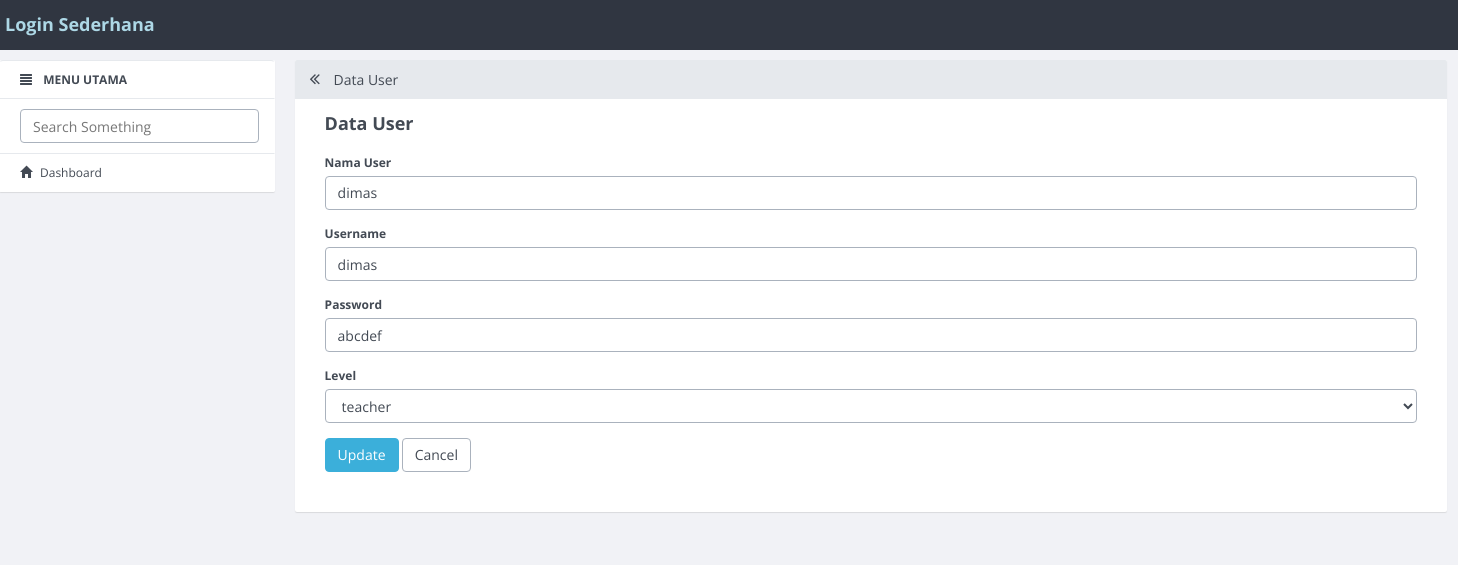
Page /users/update/6.html on the committed database.
### tables this page shows
CREATE TABLE `users` (
  `id_user` int(11) NOT NULL,
  `nama_user` varchar(100) DEFAULT NULL,
  `username` varchar(50) DEFAULT NULL,
  `password` varchar(50) DEFAULT NULL,
  `level` varchar(20) DEFAULT NULL
);

### application/controllers/Users.php (called while the page is built, shortened)
<?php
class Users extends CI_Controller
{
    function __construct()
    {
        $this->load->model('Users_model');
        $this->load->library('form_validation');
    }
    public function update($id)
    {
        $row = $this->Users_model->get_by_id($id);
        if ($row) {
            $data = array(
                'button' => 'Update',
                'action' => site_url('users/update_action'),
		'id_user' => set_value('id_user', $row->id_user),
		'nama_user' => set_value('nama_user', $row->nama_user),
		'username' => set_value('username', $row->username),
		'password' => set_value('password', $row->password),
		'level' => set_value('level', $row->level),
        'konten' => 'users/users_form',
            'judul' => 'Data User',
	    );
            $this->load->view('v_index', $data);
        } else {
            $this->session->set_flashdata('message', 'Record Not Found');
            redirect(site_url('users'));
        }
    }
}

### index.php (called while the page is built, shortened)
<?php
require_once BASEPATH.'core/CodeIgniter.php';

### application/models/Users_model.php (called while the page is built, shortened)
<?php
class Users_model extends CI_Model
{
    public $table = 'users';
    public $id = 'id_user';
    function get_by_id($id)
    {
        $this->db->where($this->id, $id);
        return $this->db->get($this->table)->row();
    }
}

### application/views/users/users_form.php (the view, shortened to what this page needs)
<form action="<?php echo $action; ?>" method="post">
        <div class="form-group">
            <label for="varchar">Nama User <?php echo form_error('nama_user') ?></label>
            <input type="text" class="form-control" name="nama_user" id="nama_user" placeholder="Nama User" value="<?php echo $nama_user; ?>" />
        </div>
        <div class="form-group">
            <label for="varchar">Username <?php echo form_error('username') ?></label>
            <input type="text" class="form-control" name="username" id="username" placeholder="Username" value="<?php echo $username; ?>" />
        </div>
        <div class="form-group">
            <label for="varchar">Password <?php echo form_error('password') ?></label>
            <input type="text" class="form-control" name="password" id="password" placeholder="Password" value="<?php echo $password; ?>" />
        </div>
        <div class="form-group">
            <label for="varchar">Level <?php echo form_error('level') ?></label>
            <select name="level" class="form-control">
                <option value="<?php echo $level ?>"><?php echo $level ?></option>
            </select>
        </div>
        <button type="submit" class="btn btn-primary"><?php echo $button ?></button>
        <a href="<?php echo site_url('users') ?>" class="btn btn-default">Cancel</a>
    </form>

### rows in the picture
users: nama_user "dimas", username "dimas", password "abcdef", level "teacher"

### other values in the picture
$judul "Data User"
$button "Update"
